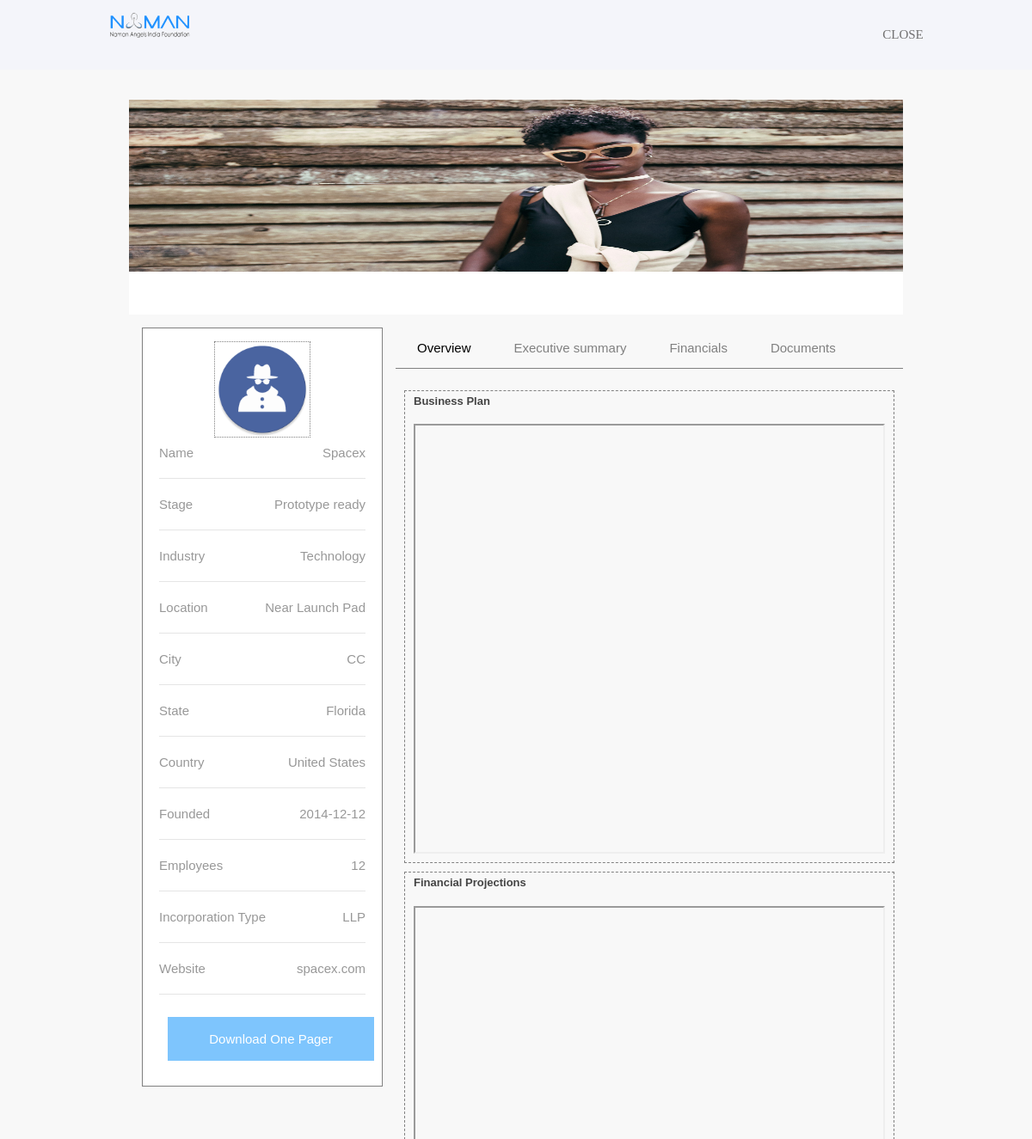
/Profile/Doc.php?s=NAMST0000001 (upper part), run on an earlier commit of the app's database.
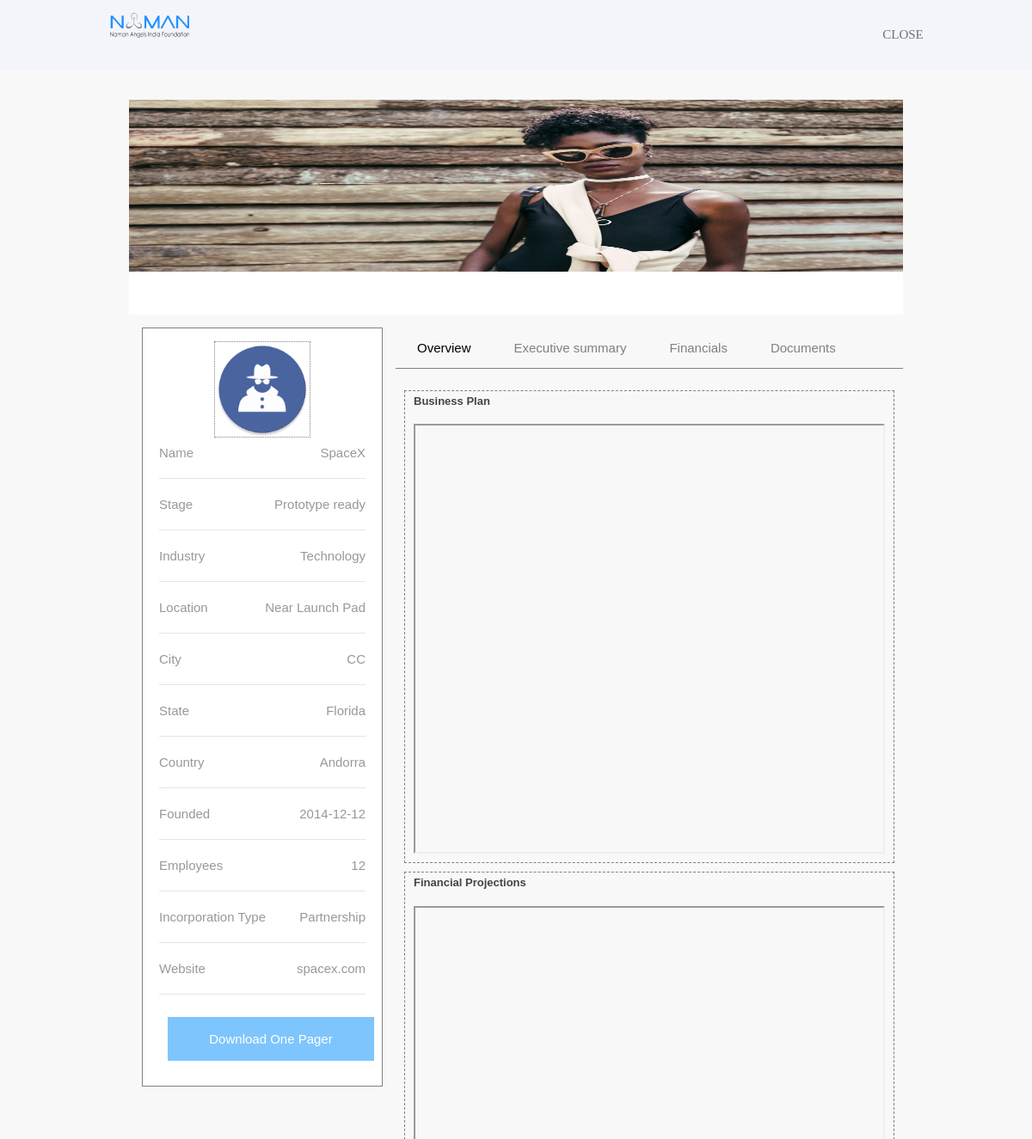
And on a later commit of the database.
### tables this page shows
CREATE TABLE `st_details` (
  `StpID` varchar(20) NOT NULL,
  `Stname` varchar(200) NOT NULL,
  `Ffname` varchar(200) NOT NULL,
  `Sfname` varchar(200) NOT NULL,
  `Email` varchar(200) NOT NULL,
  `Phone` varchar(200) NOT NULL,
  `Type` varchar(200) NOT NULL,
  `Address` varchar(200) NOT NULL,
  `City` varchar(200) NOT NULL,
  `State` varchar(200) NOT NULL,
  `Country` varchar(200) NOT NULL,
  `Website` varchar(200) NOT NULL,
  `Investment` varchar(200) NOT NULL
);

CREATE TABLE `st_addetails` (
  `StpID` varchar(20) NOT NULL,
  `Stage` varchar(200) DEFAULT NULL,
  `DOF` varchar(200) DEFAULT NULL,
  `EmpNum` varchar(200) DEFAULT NULL,
  `IncType` varchar(200) DEFAULT NULL,
  `LinkedIn` varchar(200) DEFAULT NULL,
  `Twitter` varchar(200) DEFAULT NULL,
  `Facebook` varchar(200) DEFAULT NULL,
  `Instagram` varchar(200) DEFAULT NULL,
  `Others` varchar(200) DEFAULT NULL,
  `Youtube` varchar(200) DEFAULT NULL
);

### Profile/Doc.php (the view, shortened to what the changed rows need)
<?php
	require '../server.php';
	$id = $_GET['s'];
	$qu = "SELECT * FROM st_details WHERE StpID = '$id'";
	$results = mysqli_query($db, $qu);
	$row = mysqli_fetch_assoc($results);
	$Stname = $row['Stname'];
	$Type = $row['Type'];
	$Address = $row['Address'];
	$City = $row['City'];
	$State = $row['State'];
	$Country = $row['Country'];
	$Website = $row['Website'];
	$q = "SELECT * FROM st_addetails WHERE StpID = '$id';";
	$results = mysqli_query($db, $q);
	$row = mysqli_fetch_assoc($results);
	$Stage = $row['Stage'] == "" ? '--' : $row['Stage'];
	$DOF = $row['DOF'] == "" ? '--' : $row['DOF'];
	$EmpNum = $row['EmpNum']==""? '--':$row['EmpNum'];
	$IncType = $row['IncType']==""? '--':$row['IncType'];
?>
<html>
    <head>
        <link rel="stylesheet" href="https://cdnjs.cloudflare.com/ajax/libs/font-awesome/4.7.0/css/font-awesome.min.css">
        <link rel="stylesheet" href="css/companyprof.css" type="text/css">
    </head>
    <body>
        <div class="container">
            <div class="main">
	            <div class="sideprof">
	                <ul class="proflist">
	                    <li class="item">Name <span class="value"><?= $Stname?></span></li>
	                    <li class="item">Stage <span class="value"><?= $Stage?></span></li>
	                    <li class="item">Industry <span class="value"><?= $Type?></span></li>
						<li class="item">Location <span class="value"><?= $Address?></span></li>
	                    <li class="item">City <span class="value"><?= $City?></span></li>
						<li class="item">State <span class="value"><?= $State?></span></li>
						<li class="item">Country <span class="value"><?= $Country?></span></li>
	                    <li class="item">Founded <span class="value"><?= $DOF?></span></li>
	                    <li class="item">Employees <span class="value"><?= $EmpNum?></span></li>
	                    <li class="item">Incorporation Type <span class="value"><?= $IncType?></span></li>
	                    <li class="item">Website <span class="value"><?= $Website?></span></li>
	                </ul>
	            </div>
			</div>
		<?php include '../include/footer/footer.php'; ?>
        </div>
    </body>
</html>

What changed in the data, as far as the page shows it:
changed st_details "Technology": Stname "Spacex" → "SpaceX"; Country "United States" → "Andorra"
changed st_addetails "Prototype ready": IncType "LLP" → "Partnership"
